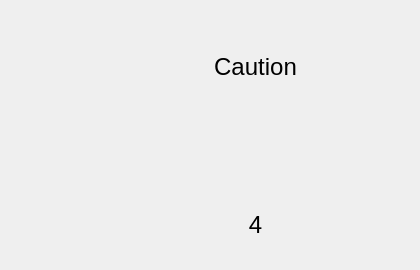
         <widget class="QWidget" name="hzd_5">
          <widget class="QWidget" name="verticalLayoutWidget_5">
           <property name="geometry">
            <rect>
             <x>100</x>
             <y>30</y>
             <width>311</width>
             <height>231</height>
            </rect>
           </property>
           <layout class="QVBoxLayout" name="verticalLayout_4">
            <item>
             <widget class="QLabel" name="sym_4_name_4">
              <property name="font">
               <font>
                <pointsize>18</pointsize>
               </font>
              </property>
              <property name="text">
               <string>Caution</string>
              </property>
              <property name="alignment">
               <set>Qt::AlignCenter</set>
              </property>
             </widget>
            </item>
            <item>
             <layout class="QHBoxLayout" name="horizontalLayout_8">
              <item>
               <spacer name="horizontalSpacer_22">
                <property name="orientation">
                 <enum>Qt::Horizontal</enum>
                </property>
                <property name="sizeHint" stdset="0">
                 <size>
                  <width>40</width>
                  <height>20</height>
                 </size>
                </property>
               </spacer>
              </item>
              <item>
               <widget class="QLabel" name="sym_19">
                <property name="font">
                 <font>
                  <pointsize>20</pointsize>
                 </font>
                </property>
                <property name="text">
                 <string/>
                </property>
                <property name="pixmap">
                 <pixmap>images/coshhcaution.jpg</pixmap>
                </property>
                <property name="scaledContents">
                 <bool>true</bool>
                </property>
                <property name="alignment">
                 <set>Qt::AlignCenter</set>
                </property>
               </widget>
              </item>
              <item>
               <spacer name="horizontalSpacer_23">
                <property name="orientation">
                 <enum>Qt::Horizontal</enum>
                </property>
                <property name="sizeHint" stdset="0">
                 <size>
                  <width>40</width>
                  <height>20</height>
                 </size>
                </property>
               </spacer>
              </item>
             </layout>
            </item>
            <item>
             <widget class="QLabel" name="sym_3_ans_5">
              <property name="font">
               <font>
                <pointsize>18</pointsize>
               </font>
              </property>
              <property name="text">
               <string>4</string>
              </property>
              <property name="alignment">
               <set>Qt::AlignCenter</set>
              </property>
             </widget>
            </item>
           </layout>
          </widget>
         </widget>
